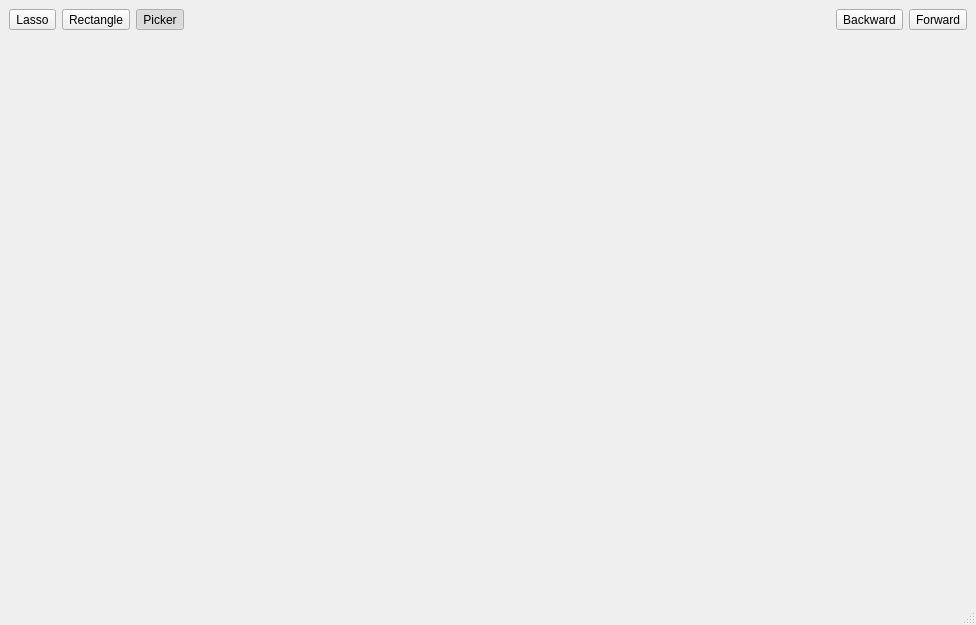
<?xml version="1.0" encoding="UTF-8"?>
<ui version="4.0">
 <class>MergeWindow</class>
 <widget class="QMainWindow" name="MergeWindow">
  <property name="geometry">
   <rect>
    <x>0</x>
    <y>0</y>
    <width>976</width>
    <height>625</height>
   </rect>
  </property>
  <property name="windowTitle">
   <string>MainWindow</string>
  </property>
  <property name="autoFillBackground">
   <bool>false</bool>
  </property>
  <widget class="QWidget" name="centralwidget">
   <layout class="QGridLayout" name="gridLayout">
    <item row="0" column="0">
     <layout class="QVBoxLayout" name="verticalLayout">
      <item>
       <layout class="QHBoxLayout" name="horizontalLayout_3">
        <item>
         <widget class="QToolButton" name="btn_lasso">
          <property name="text">
           <string>Lasso</string>
          </property>
          <property name="icon">
           <iconset>
            <normaloff>../icons/gimp-tool-free-select.png</normaloff>../icons/gimp-tool-free-select.png</iconset>
          </property>
          <property name="checkable">
           <bool>true</bool>
          </property>
          <property name="autoExclusive">
           <bool>true</bool>
          </property>
         </widget>
        </item>
        <item>
         <widget class="QToolButton" name="btn_rectangle">
          <property name="text">
           <string>Rectangle</string>
          </property>
          <property name="icon">
           <iconset>
            <normaloff>../icons/gimp-tool-rect-select.png</normaloff>../icons/gimp-tool-rect-select.png</iconset>
          </property>
          <property name="checkable">
           <bool>true</bool>
          </property>
          <property name="autoExclusive">
           <bool>true</bool>
          </property>
         </widget>
        </item>
        <item>
         <widget class="QToolButton" name="btn_picker">
          <property name="text">
           <string>Picker</string>
          </property>
          <property name="icon">
           <iconset>
            <normaloff>../icons/gimp-tool-color-picker.png</normaloff>../icons/gimp-tool-color-picker.png</iconset>
          </property>
          <property name="checkable">
           <bool>true</bool>
          </property>
          <property name="checked">
           <bool>true</bool>
          </property>
          <property name="autoExclusive">
           <bool>true</bool>
          </property>
         </widget>
        </item>
        <item>
         <spacer name="horizontalSpacer">
          <property name="orientation">
           <enum>Qt::Horizontal</enum>
          </property>
          <property name="sizeHint" stdset="0">
           <size>
            <width>40</width>
            <height>20</height>
           </size>
          </property>
         </spacer>
        </item>
        <item>
         <layout class="QHBoxLayout" name="horizontalLayout_2">
          <item>
           <widget class="QToolButton" name="btn_prev">
            <property name="text">
             <string>Backward</string>
            </property>
            <property name="icon">
             <iconset theme="go-previous">
              <normaloff/>
             </iconset>
            </property>
           </widget>
          </item>
          <item>
           <widget class="QToolButton" name="btn_next">
            <property name="text">
             <string>Forward</string>
            </property>
            <property name="icon">
             <iconset theme="go-next">
              <normaloff/>
             </iconset>
            </property>
           </widget>
          </item>
         </layout>
        </item>
       </layout>
      </item>
      <item>
       <layout class="QHBoxLayout" name="horizontalLayout">
        <item>
         <widget class="MplCanvas" name="electrodes" native="true"/>
        </item>
        <item>
         <widget class="MplCanvas" name="raw_data" native="true"/>
        </item>
       </layout>
      </item>
     </layout>
    </item>
   </layout>
  </widget>
  <widget class="QStatusBar" name="statusbar"/>
 </widget>
 <customwidgets>
  <customwidget>
   <class>MplCanvas</class>
   <extends>QWidget</extends>
   <header>circus.shared.mplcanvas</header>
   <container>1</container>
  </customwidget>
 </customwidgets>
 <resources/>
 <connections/>
</ui>
